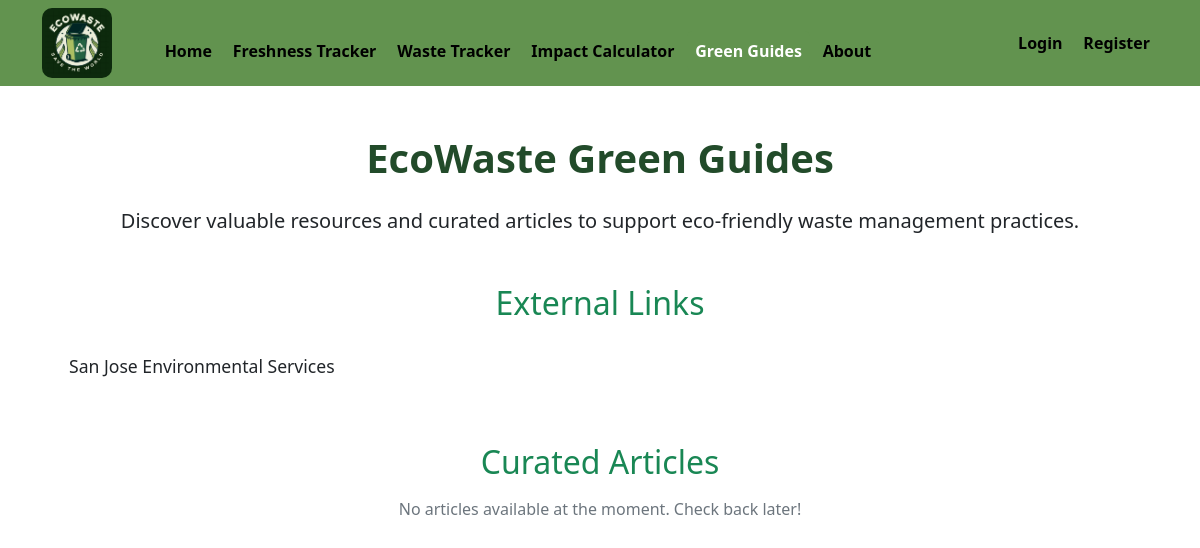
/green-guides/, run on an earlier commit of the app's database.
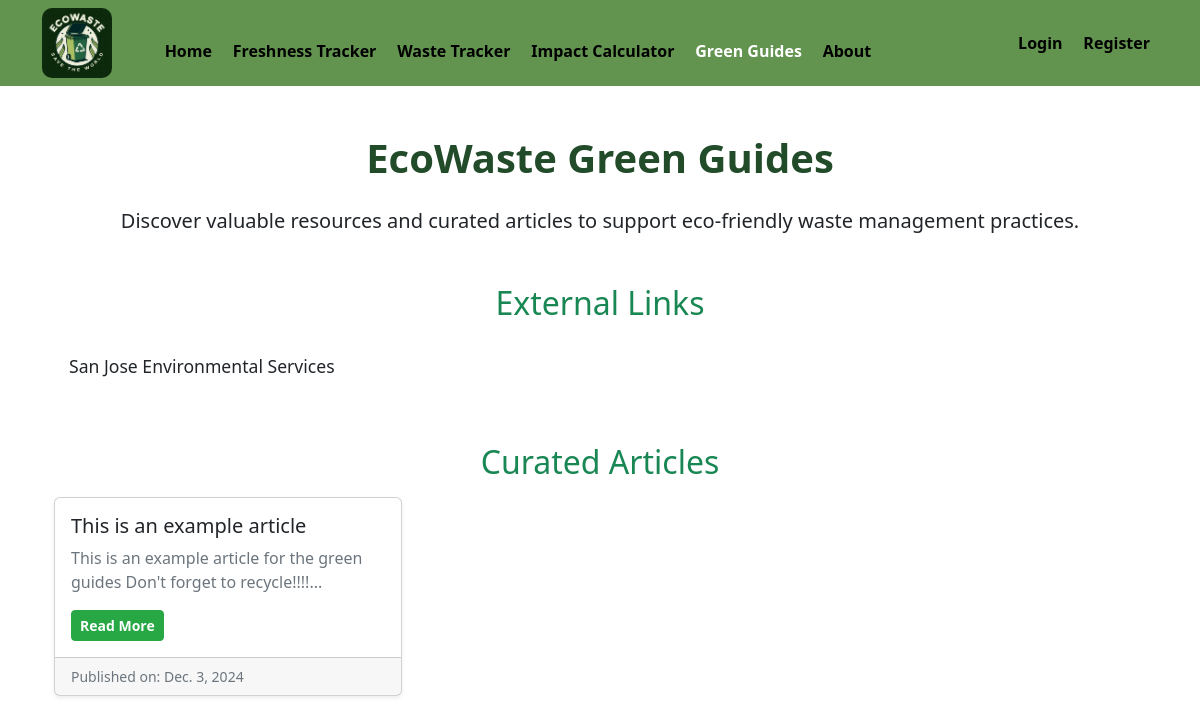
And on a later commit of the database.
### ecowaste/models.py (models this page shows, shortened)
class Article(models.Model):
    title = models.CharField(max_length=200)
    content = models.TextField()
    date_published = models.DateField(auto_now_add=True)

### ecowaste/views.py (the view)
# urls.py: path('green-guides/', views.green_guides, name="ecowaste-green-guides"),
def green_guides(request):
    articles = Article.objects.all().order_by('-date_published')  # Fetch and order by date
    return render(request, "ecowaste/green-guides.html", {'articles': articles})

### ecowaste/templates/ecowaste/green-guides.html
{% extends 'ecowaste/base.html' %}
{% load static %}
{% block content %}
<div class="container my-5">
    <h1 class="page-title text-center mb-4">EcoWaste Green Guides</h1>
    <p class="lead text-center">Discover valuable resources and curated articles to support eco-friendly waste management practices.</p>
    <div class="mt-5">
        <h2 class="section-title text-success mb-3">External Links</h2>
        <div class="list-group">
            <a href="https://www.sanjoseca.gov/your-government/departments-offices/environmental-services" target="_blank" class="list-group-item list-group-item-action">
                San Jose Environmental Services
            </a>
        </div>
    </div>
    <div class="mt-5">
        <h2 class="section-title text-success mb-3">Curated Articles</h2>
        {% if articles %}
            <div class="row">
                {% for article in articles %}
                <div class="col-md-6 col-lg-4">
                    <div class="card mb-4 shadow-sm">
                        <div class="card-body">
                            <h5 class="card-title">
                                <a href="{% url 'article-detail' article.id %}" class="text-decoration-none text-dark">
                                    {{ article.title }}
                                </a>
                            </h5>
                            <p class="card-text text-muted">{{ article.content|slice:":150" }}...</p>
                            <a href="{% url 'article-detail' article.id %}" class="btn btn-success btn-sm">Read More</a>
                        </div>
                        <div class="card-footer text-muted small">
                            Published on: {{ article.date_published }}
                        </div>
                    </div>
                </div>
                {% endfor %}
            </div>
        {% else %}
            <p class="text-center text-muted">No articles available at the moment. Check back later!</p>
        {% endif %}
    </div>
</div>
{% endblock content %}

What changed in the data, as far as the page shows it:
added Article: title "This is an example article", content "This is an example article for the green guides Don't forget to recycle!!!!", date_published "Dec. 3, 2024"
Also different on the page:
text no longer shown: "No articles available at the moment. Check back later!"
